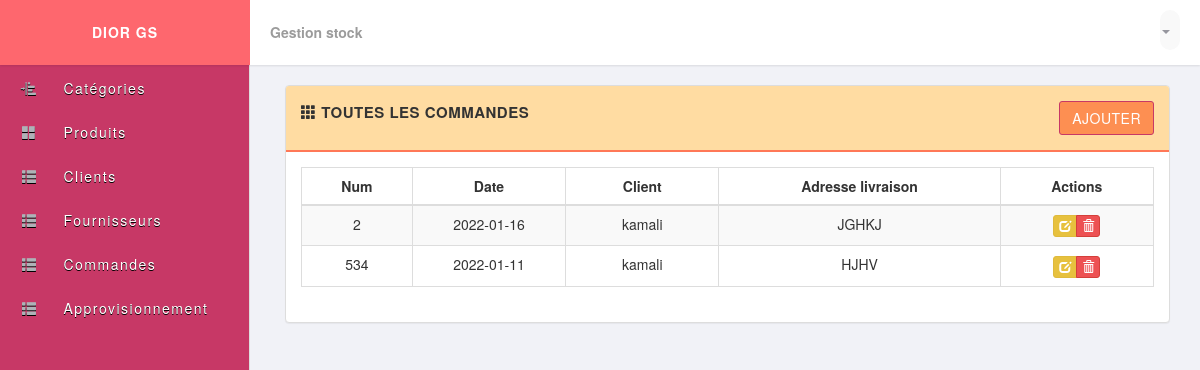
The app's page /commandes.php, older data.
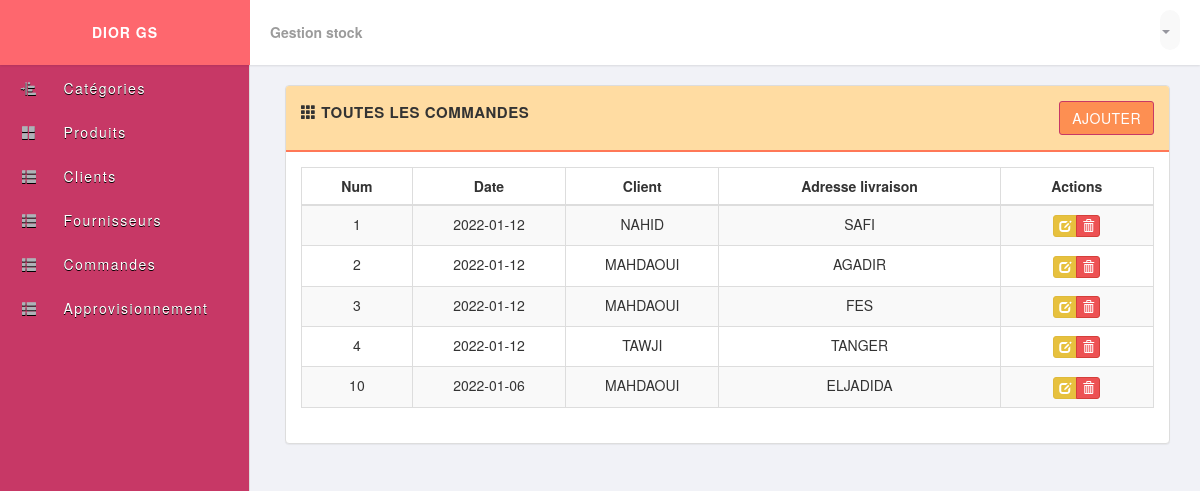
The same page, newer data.
### tables this page shows
CREATE TABLE IF NOT EXISTS `commande` (
  `num` int(11) NOT NULL,
  `adresse_livraison` varchar(100) NOT NULL,
  `date_commande` date NOT NULL,
  `id_client` int(11) NOT NULL,
  PRIMARY KEY (`num`)
);

CREATE TABLE IF NOT EXISTS `client` (
  `num` int(11) NOT NULL,
  `nom` varchar(20) NOT NULL,
  `prenom` varchar(20) NOT NULL,
  `adresse` varchar(100) NOT NULL,
  `tel` varchar(16) NOT NULL,
  `email` varchar(40) NOT NULL,
  PRIMARY KEY (`num`)
);

### dbaccess.php (called while the page is built, shortened)
<?php
class Dbaccess
{
    private $_dbHost = 'localhost';
    private $_dbUser = 'root';
    private $_dbPass = '';
    private $_dbName = 'diorgs';
    private $_statement;
    private $_dbHandler;
    public function __construct()
    {
        $conn = 'mysql:host=' . $this->_dbHost . ';dbname=' . $this->_dbName . ';port=3308';
        try {
            $this->_dbHandler = new PDO($conn, $this->_dbUser, $this->_dbPass);
        } catch (PDOException $e) {
            $this->_error = $e->getMessage();
            echo $this->_error;
        }
    }
    public function query($sql)
    {
        $this->_statement = $this->_dbHandler->prepare($sql);
    }
    public function execute()
    {
        return $this->_statement->execute();
    }
    public function resultSet()
    {
        $this->execute();
        return $this->_statement->fetchAll(PDO::FETCH_OBJ);
    }
}

### Classes.php (called while the page is built, shortened)
<?php
require_once('dbaccess.php');
class Commande
{
    public function getAll()
    {
        $_dba = new Dbaccess();
        $_dba->query("Select c.*, l.nom as nom_client  from commande c
        inner join client l on l.num = c.id_client");
        return $_dba->resultSet();
    }
};

### commandes.php (the view)
<?php
require_once('Classes.php');
$cmd = new Commande();
$lst = $cmd->getAll();
?>
<?php include_once('header.php'); ?>
<div class="row">
  <div class="col-md-12">
    <div class="panel panel-default">
      <div class="panel-heading clearfix">
        <strong>
          <span class="glyphicon glyphicon-th"></span>
          <span>Toutes les commandes</span>
        </strong>
        <div class="pull-right">
          <a href="ajouter_commande.php" class="btn btn-primary">Ajouter</a>
        </div>
      </div>
      <div class="panel-body">
        <table class="table table-bordered table-striped">
          <thead>
            <tr>
              <th class="text-center" style="width: 12px;">Num</th>
              <th class="text-center" style="width: 18%;"> Date</th>
              <th class="text-center" style="width: 18%;"> Client</th>
              <th class="text-center" style="width: 33%;"> Adresse livraison </th>
              <th class="text-center" style="width: 18%;"> Actions </th>
            </tr>
          </thead>
          <tbody>
            <?php foreach ($lst as $c) : ?>
              <tr>
                <td class="text-center"><?php echo $c->num; ?></td>
                <td class="text-center"><?php echo $c->date_commande; ?></td>
                <td class="text-center"><?php echo $c->nom_client; ?></td>
                <td class="text-center"><?php echo $c->adresse_livraison; ?></td>
                <td class="text-center">
                  <div class="btn-group">
                    <a href="commande_produit.php?num=<?php echo $c->num; ?>" class="btn btn-warning btn-xs" title="Edit" data-toggle="tooltip">
                      <span class="glyphicon glyphicon-edit"></span>
                    </a>
                    <a href="supprimer_commande.php?num=<?php echo $c->num; ?>" class="btn btn-danger btn-xs" title="Delete" data-toggle="tooltip">
                      <span class="glyphicon glyphicon-trash"></span>
                    </a>
                  </div>
                </td>
              </tr>
            <?php endforeach; ?>
          </tbody>
        </table>
      </div>
    </div>
  </div>
</div>
<?php include_once('footer.php'); ?>

### header.php (shortened to what this page needs)
<!DOCTYPE html>
<html lang="en">
<head>
  <link rel="stylesheet" href="https://maxcdn.bootstrapcdn.com/bootstrap/3.3.4/css/bootstrap.min.css" />
  <link rel="stylesheet" href="//cdnjs.cloudflare.com/ajax/libs/bootstrap-datepicker/1.3.0/css/datepicker3.min.css" />
  <link rel="stylesheet" href="css/main.css" />
</head>
<body>
  <header id="header">
    <div class="logo pull-left"> DIOR GS </div>
    <div class="header-content">
      <div class="header-date pull-left">
        <strong>Gestion stock</strong>
      </div>
      <div class="pull-right clearfix">
        <ul class="info-menu list-inline list-unstyled">
          <li class="profile">
            <a href="#" data-toggle="dropdown" class="toggle" aria-expanded="false">
              <span><?php
                    ?> <i class="caret"></i></span>
            </a>
          </li>
        </ul>
      </div>
    </div>
  </header>
  <div class="sidebar">
    <?php include_once('admin_menu.php'); ?>
  </div>
  <div class="page">
    <div class="container-fluid">

### admin_menu.php (shortened to what this page needs)
<ul>
  <li>
    <a href="categorie.php">
      <i class="glyphicon glyphicon-indent-left"></i>
      <span>Catégories</span>
    </a>
  </li>
  <li>
    <a href="#" class="submenu-toggle">
      <i class="glyphicon glyphicon-th-large"></i>
      <span>Produits</span>
    </a>
  </li>
  <li>
    <a href="#" class="submenu-toggle">
      <i class="glyphicon glyphicon-th-list"></i>
      <span>Clients</span>
    </a>
  </li>
  <li>
    <a href="#" class="submenu-toggle">
      <i class="glyphicon glyphicon-th-list"></i>
      <span>Fournisseurs</span>
    </a>
  </li>
  <li>
    <a href="#" class="submenu-toggle">
      <i class="glyphicon glyphicon-th-list"></i>
      <span>Commandes</span>
    </a>
  </li>
  <li>
    <a href="#" class="submenu-toggle">
      <i class="glyphicon glyphicon-th-list"></i>
      <span>Approvisionnement</span>
    </a>
  </li>
</ul>

### footer.php (shortened to what this page needs)
</div>
</div>
</body>
</html>

### css/main.css (style rules this page uses)
body { font-family: 'Helvetica Neue', Helvetica, Arial, sans-serif; font-weight: 400; overflow-x: hidden; overflow-y: auto; background: #f1f2f7; height: 100%; width: 100%; }
a { color #777; text-decoration: none; }
.page { position: relative; display: block; top: 50px; left: 0; padding: 35px 15px 20px 270px; }
.panel-default >.panel-heading { background-color: #FFDCA2; border-bottom: 2px solid #FF7857; font-size: 15px; text-transform: uppercase; letter-spacing: .5px; padding: 15px; }
#header { position: fixed; z-index: 99; top: 0; left: 0; background-color: #fff; width: 100%; height: 65px; line-height: 65px; -moz-box-shadow: 0 1px 2px rgba(0,0,0,0.1); -webkit-box-shadow: 0 1px 2px rgba(0,0,0,0.1); box-shadow: 0 1px 2px rgba(0,0,0,0.1); }
header > .logo { color: #fff; text-align: center; font-weight: 700; text-transform: uppercase; letter-spacing: 1px; display: inline-block; width: 250px; background-color: #FE676E; }
.header-date { color: #9b9b9b; margin-left: 20px; }
.info-menu { height: 60px; margin: 0; line-height: 60px; padding: 0 15px; }
.info-menu li.profile { position: relative; }
.profile a.toggle { text-decoration: none; text-align: center; font-size: 14px; color: rgba(150, 150, 158, 1.0); position: relative; padding: 10px 10px 10px 0; margin: 0; background: #f9f9f9; border-radius: 30px; }
.sidebar { position: fixed; z-index: 10; left: 0; top: 0; padding: 65px 0 0; height: 100%; width: 250px; background: #C73866; border-right: 1px solid #ddd; text-align: center; }
.sidebar ul { list-style: none; margin: 0; padding: 0; }
.sidebar ul li { display: block; }
.sidebar ul li a,ul.submenu li a { color: #FFFFFF; display: block; overflow: hidden; position: relative; white-space: nowrap; text-decoration: none; text-align: left; }
.sidebar ul li a span,.sidebar ul li i { font-size: 14px; font-weight: 300; letter-spacing: 1.5px; text-shadow: 0 1px rgba(0,0,0, 1); }
.sidebar ul li a i { color: #aeb2b7; padding: 15px 22px; text-align: center; }
.btn { border-radius: 3px; -webkit-transition: all 300ms ease-in-out; -moz-transition: all 300ms ease-in-out; transition: all 300ms ease-in-out; }
.btn-primary { color: #fff; background-color: #FD8F52; border-color: #C73866 }
.btn-warning { background-color: #e7c13e; border-color: #dfba3c; }
.btn-danger { background-color: #ed5153 }

Row changes from the older to the newer data that the page shows:
removed commande: num "534", date_commande "2022-01-11", id_client.nom "kamali", adresse_livraison "HJHV"
added commande: num "1", date_commande "2022-01-12", id_client.nom "NAHID", adresse_livraison "SAFI"
changed commande id 2: date_commande "2022-01-16" → "2022-01-12"; id_client.nom "kamali" → "MAHDAOUI"; adresse_livraison "JGHKJ" → "AGADIR"
added commande: num "3", date_commande "2022-01-12", id_client.nom "MAHDAOUI", adresse_livraison "FES"
added commande: num "4", date_commande "2022-01-12", id_client.nom "TAWJI", adresse_livraison "TANGER"
added commande: num "10", date_commande "2022-01-06", id_client.nom "MAHDAOUI", adresse_livraison "ELJADIDA"
